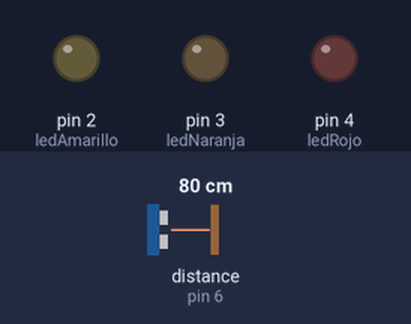
A sketch run on a simulated Arduino Uno, built with avr-gcc and run on an emulated ATmega328P. Shown: output pins drawn as LEDs (lit = HIGH). Wiring (inferred from the names in the program): ultrasonic range finder: trigger pin 7; echo pin 6. Dashed ring = blinking. Inputs (shaded band) come from the test bench; at power-on: distance to the obstacle (sensor on pin 6) 80 cm. The echo pulse lasts 58.3 µs per cm; pins used as bus, display or sensor lines are not drawn.

Above: at 1.2 s.
1.3 s: distance to the obstacle (sensor on pin 6) set to 34 cm
2.8 s: distance to the obstacle (sensor on pin 6) set to 28 cm
At 3.9 s:
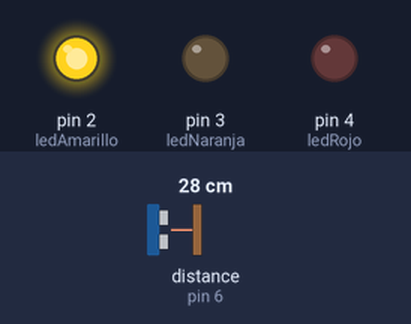
4.3 s: distance to the obstacle (sensor on pin 6) set to 22 cm
5.8 s: distance to the obstacle (sensor on pin 6) set to 19 cm
At 7.0 s:
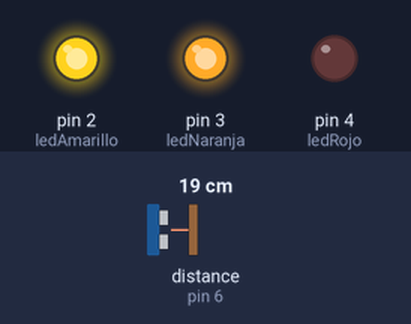
7.3 s: distance to the obstacle (sensor on pin 6) set to 12 cm
8.8 s: distance to the obstacle (sensor on pin 6) set to 9 cm
At 9.34 s:
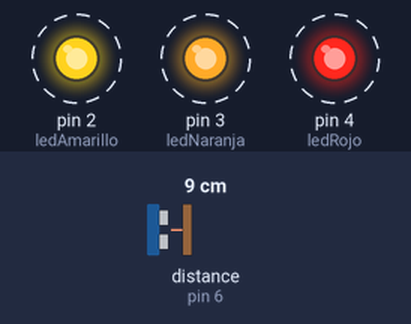
Timing chart, 0 to 12.8 s (numbered marks = the images above; inputs shaded):
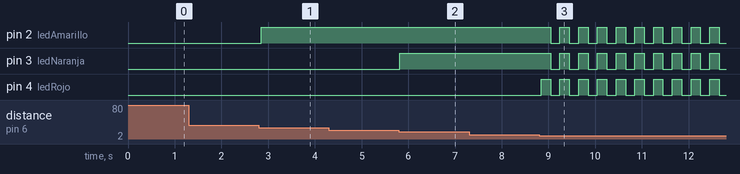

The sketch:

ejemplo_while.ino
```cpp
const int trigPin = 7; //pin que habla
const int echoPin = 6; //pin que escucha
const int ledAmarillo = 2;
const int ledNaranja = 3;
const int ledRojo = 4;

void setup() {
  Serial.begin(9600);
  pinMode(trigPin, OUTPUT);
  pinMode(echoPin, INPUT);
  pinMode(ledAmarillo, OUTPUT);
  pinMode(ledNaranja, OUTPUT);
  pinMode(ledRojo, OUTPUT);
}

//función para sensor
long obtenerDistancia() {
    digitalWrite(trigPin, LOW); //se comprueba que esta apagado
    delayMicroseconds(2);
    digitalWrite(trigPin, HIGH); //se envía el sonido que dura 10ms
    delayMicroseconds(10);
    digitalWrite(trigPin, LOW); //se cierra

    long duracion = pulseIn(echoPin, HIGH); //con este pin escuchamos el eco y calculamos la duración
    long distancia = duracion * 0.034 / 2;
    return distancia;
}

void loop() {

    long distancia = obtenerDistancia();

    if (distancia < 30) digitalWrite(ledAmarillo, HIGH);
    else digitalWrite(ledAmarillo, LOW);

    if (distancia < 20) digitalWrite(ledNaranja, HIGH);
    else digitalWrite(ledNaranja, LOW);

    while (distancia > 0 && distancia < 10) {

        //se encienden los leds
        digitalWrite(ledAmarillo, HIGH);
        digitalWrite(ledNaranja, HIGH);
        digitalWrite(ledRojo, HIGH);
        delay(200);

        //se apagan los leds
        digitalWrite(ledAmarillo, LOW);
        digitalWrite(ledNaranja, LOW);
        digitalWrite(ledRojo, LOW);
        delay(200);

        //volvemos a medir para ver si ya se alejó y podemos salir del while
        distancia = obtenerDistancia();
  }
  delay(50);
}
```

Measured:
- the behaviour switches between 31 and 30 cm on distance to the obstacle (sensor on pin 6) (found by bisection; images 0 and 1)
- the behaviour switches between 21 and 20 cm on distance to the obstacle (sensor on pin 6) (found by bisection; images 1 and 2)
- the behaviour switches between 11 and 10 cm on distance to the obstacle (sensor on pin 6) (found by bisection; images 2 and 3)
- after the input at 1.3 s, every drawn part: stays the same
- after the input at 2.8 s, pin 2 (ledAmarillo): LOW → HIGH after 0.05 s
- after the input at 4.3 s, every drawn part: stays the same
- after the input at 5.8 s, pin 3 (ledNaranja): LOW → HIGH at once
- after the input at 7.3 s, every drawn part: stays the same
- after the input at 8.8 s, pin 2 (ledAmarillo), pin 3 (ledNaranja): alternates HIGH for 0.20 s and LOW for 0.20 s, starting after 0.25 s; pin 4 (ledRojo): alternates HIGH for 0.20 s and LOW for 0.20 s, starting after 0.05 s
